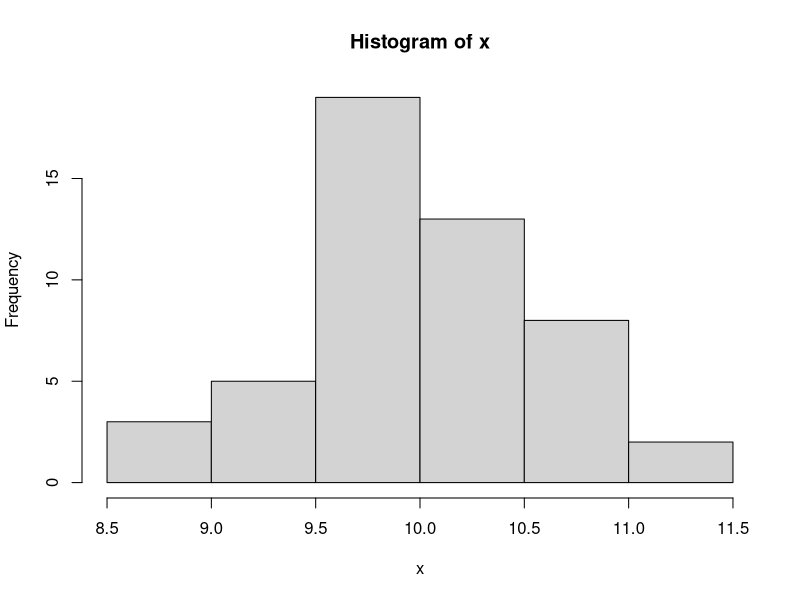
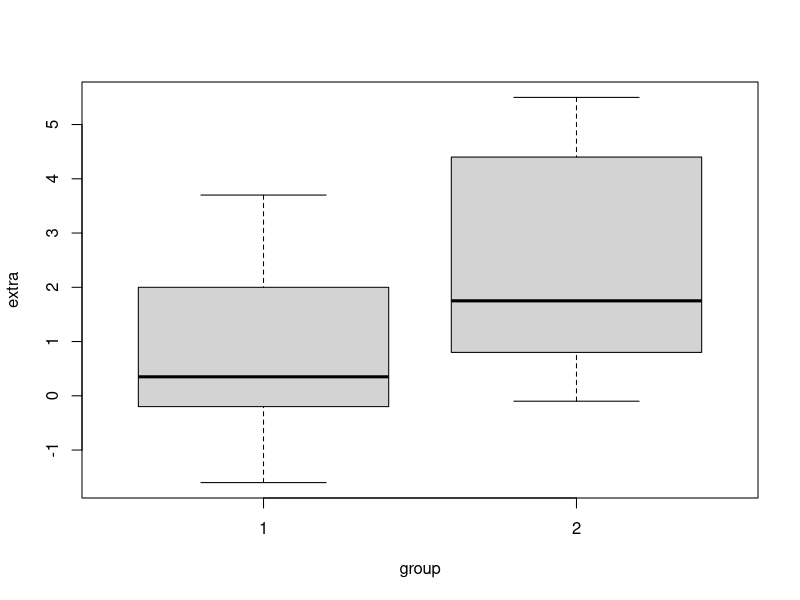

Write the R code that produced these figures, in order. (Note: this script raises an error after producing the figures.)
############################################################
# BUS 462 | Spring 2022 | Session 4
# Inferential Stats: T-tests and other commonly used statistical tests
# CK 
# 01 FEB 2021 
### REFERENCES
#(1) http://r-statistics.co/Statistical-Tests-in-R.html  
#(2) probability plots: https://www.statmethods.net/advgraphs/probability.html 
#(3) https://suinotes.wordpress.com/2009/11/30/understanding-t-test-in-r/
############################################################

#### PREAMBLE : ## Clearing mem buffers ####
cat("\014")  # Clear Console
rm(list = ls(all.names = TRUE))# clear all
gc()
set.seed(42) # Set a seed to ensure repeatable random samples

## REMEMBER 
# remember remember: p-value is the prob. of wrongly rejecting null and is always compared to signif. level
#  small p-values < significance level => null is unlikely to be true => reject null
# large p values > significance level => failure to reject null => null hyp likely true
# commonly used significance levels: 0.005, 0.01, 0.05, 0.1


#1: One Sample t-Test to test mean of a sample #####
# Used to test if mean of a sample from a normal distribution could reasonably be a specific value.

  x <- rnorm(50,mean=10,sd=0.5) # create a random normal sample of mean and sd
  # check distribution
  hist(x) # see histogram
  
  # test if mean of x could be some value mu: i.e.
  # H0: true mean of x is mu
  # H1: true mean of x is not Mu
  t.test(x,mu=10)
  # How to interpret:
    # Note the significance level is 0.05 (1-.95 from the CI) 
    # Look at the p value -> 0.08275! This is greater than the significance level 
      # => Null cannot be rejected (failure to reject) i.e likely to be true
    # look at the 95% CI - 10 falls within this range
    # THUS, it is okay to say mean of random variable  x is 10 within the 0.05 significance level
    # caveat here is we can say this since x is normally distributed (we made it like that!)
  
  # Let's play around
  # use another mu
  t.test(x,mu=10.2)
  # Look at the p - value. It is smaller than the significance level of 0.05. Therefore, you should reject null
  
  # Use conf.level argument to adjust the confidence level.
  t.test(x,mu=10.2,conf.level = .9)
  
  
#2: Two-sample t-Test to compare 2 means  #####
  # testing if 2 samples are coming from the same (assumed) normal distribution
  # H0: mean of 2 samples is equal
  # H1: difference of means of 2 samples is not 0
  
  # remember remember: p-value is the prob. of wrongly rejectying null and is always compared to signif. level
  # small p-values < significance level => null is unlikely to be true => reject null
  # let's use the sleep data
  ?sleep
  
  # let's test 2 groups of 10 samples of sleep data measuring # of hrs of extra sleep 
  plot(extra~group,data=sleep) # bar plot showing values of samples of sleep hrs across 2 groups
  
  # we want to test if there is a statistically significant overlap in means, i.e. are the means equal?
  # can we say group 2 is sleeping more than group 1?!
  
  # let's do a t.test!
  
  t.test(extra~group,data=sleep)
  
  # remember, we are testing the difference between means of group 1 and 2
  # look at the p-value: 0.07939, > 0.05 significance level
  # => Ho cannot be rejected , i.e. Null likely to be true!
  
  # Look at the 95% CI of the differences between means: -3.36 to 0.2
  # that is a wide range. Look at the means of group 1 and 2, and calculate the difference
  # The t-stat value  falls within the CI interval.
  # recall the t stat formula from the slides -
  
  # Thus, assuming normal distribution of the 2 samples, we can't conclude that the means are different!
  # for 2 groups to have differencces, the delta of means must be greater
  
  # this is WIDELY used from druig trials, to AB testing!
  
  # Extra note: Here we use welch's t-test for 2 samples with unequal variances.
  # look up other types of t-tests and play around!
  
  # include paired=TRUE and see what happens?
  t.test(extra~group,data=sleep, paired=TRUE)
  # paired tests are used to compare before-after treatment conditions
  # look at the p-value! 0.0028
  # => reject null! => H1 is true 
  
  
#3: Wilcox Signed Rank Test for non-normal sample assumption  #####
  # alternative to t-test when you don't want to assume normal distribution
  # non-parametric method used to test if an estimate is different from its true value.
  
  x <- c(0.80, 0.83, 1.89, 1.04, 1.45)
  y <- c(1.15, 0.88, 0.90, 0.74, 1.21)
  # is the mean of this data == 20?
  wilcox.test(x,y, paired=TRUE)
  
#4: Shapiro Test to check for normality  #####
  ## test if a sample is normally distributed!
  # Null H0: sample is nnormally distributed
  # Alt H1: sample is NOT normally distributed
  set.seed(42)
  test <- rnorm(100, mean=5, sd=1) # generate a normal distribution
  shapiro.test(test)  # the shapiro test.
  # look at the p-value ===> > significance => failure to reject null
  
  # test the sleep data
  shapiro.test(sleep$extra)
  shapiro.test(sleep$extra[sleep$group==1]) # this subsets group 1 of sleep data
  shapiro.test(sleep$extra[sleep$group==2])# this subsets group 2 of sleep data
  

#5:  Kolmogorov And Smirnov Test to check if 2 samples have (are drawn from) the same distribution #####
  
  # let's generate 2 samples
  x <- rnorm(50) # random normal distr
  y <- runif(50) # random distr
  hist(x)
  hist(y)
  
  # H0:x and y are drawn from same distribution
  # H1:x and y are drawn from different distribution
  ks.test(x,y)
  # p value is < significance level =>  reject null
  
  # let's play around
  x <- rnorm(50)
  y <- rnorm(30)
  ks.test(x,y)

      
#6:  Fisher's F-Test to check if 2 samples have the same variance #####
  # let's generate 2 samples again
  x <- rnorm(50) # random normal distr
  y <- runif(50) # random distr
  hist(x)
  hist(y)

  var.test(x,y)
  #H0: same variance, ie. ratio of variance ==1 
  #H1: Different variance ie. ratio of variance neq 1 
  # we see p < \alpha => reject null
  
  # let's play around with 2 random normal distr.
  x <- rnorm(100, mean=5.5, sd=1) # generate a normal distribution
  y <- rnorm(100, mean=5.25, sd=1) # generate a normal distribution
  hist(x)
  hist(y)
  var.test(x,y)
  # we see p > \alpha => null is likely true
  # nort surprising given we drew from same std. devs even though means are different
  
#7:  Correlation Significance Test (Pearsons) #####
  ?cars # remember this?
  cor(cars$speed,cars$dist) # we used this last time
  
  # we can test dependence using pearson's / spearman / kendall test -- look this up using ?cor.test
  # Here H0: Correlation is 0, i.e. not statistically related
  # H1: they are statistically related
  cor.test(cars$speed,cars$dist)
  # p value is < significance level =>  reject null 
  
####################
### END OF CODE ####
####################